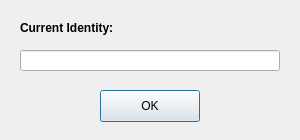
<?xml version="1.0" encoding="UTF-8"?>
<ui version="4.0">
 <class>SettingDialog</class>
 <widget class="QDialog" name="SettingDialog">
  <property name="geometry">
   <rect>
    <x>0</x>
    <y>0</y>
    <width>300</width>
    <height>140</height>
   </rect>
  </property>
  <property name="windowTitle">
   <string>Dialog</string>
  </property>
  <widget class="QPushButton" name="okButton">
   <property name="geometry">
    <rect>
     <x>100</x>
     <y>90</y>
     <width>100</width>
     <height>32</height>
    </rect>
   </property>
   <property name="text">
    <string>OK</string>
   </property>
  </widget>
  <widget class="QLabel" name="msgLabel">
   <property name="geometry">
    <rect>
     <x>20</x>
     <y>20</y>
     <width>150</width>
     <height>16</height>
    </rect>
   </property>
   <property name="font">
    <font>
     <weight>75</weight>
     <bold>true</bold>
    </font>
   </property>
   <property name="text">
    <string>Current Identity:</string>
   </property>
  </widget>
  <widget class="QLineEdit" name="identityLine">
   <property name="geometry">
    <rect>
     <x>20</x>
     <y>50</y>
     <width>260</width>
     <height>21</height>
    </rect>
   </property>
  </widget>
 </widget>
 <resources/>
 <connections/>
</ui>
